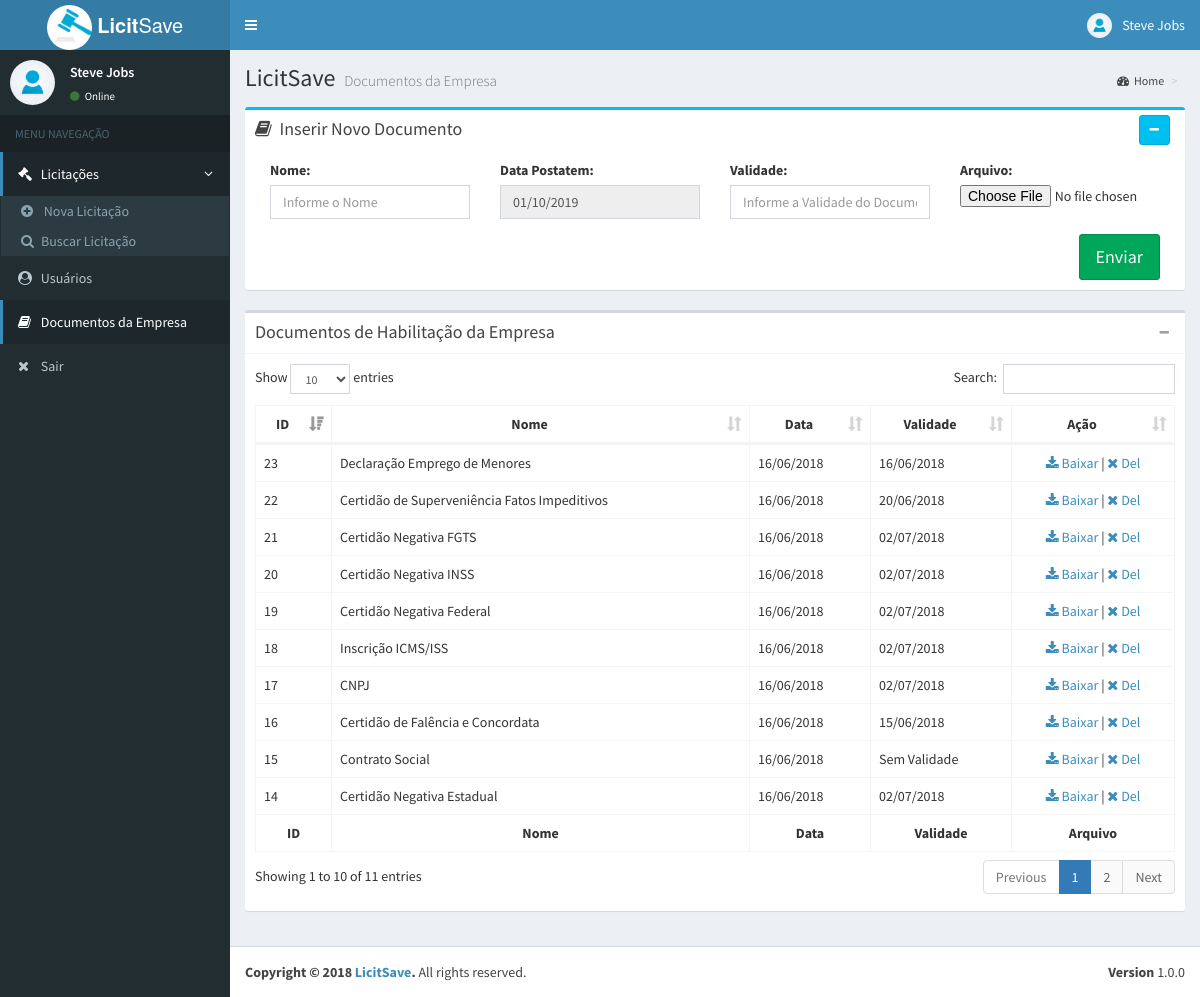
Screenshot of /app/documentos.php (signed in) with the database file from the repository.
### tables this page shows
CREATE TABLE IF NOT EXISTS `docs_empresa` (
  `id` int(255) NOT NULL AUTO_INCREMENT,
  `nome` varchar(255) NOT NULL,
  `data` varchar(255) NOT NULL,
  `validade` varchar(255) NOT NULL,
  `arquivo` varchar(255) NOT NULL,
  PRIMARY KEY (`id`)
);

### app/documentos.php (the view, shortened to what this page needs)
<?php
include_once("../conexao.php");
?>
<!DOCTYPE html>
<html>
<head>
  <link rel="stylesheet" href="bootstrap/css/bootstrap.min.css">
  <link rel="stylesheet" href="https://cdnjs.cloudflare.com/ajax/libs/font-awesome/4.5.0/css/font-awesome.min.css">
  <link rel="stylesheet" href="https://cdnjs.cloudflare.com/ajax/libs/ionicons/2.0.1/css/ionicons.min.css">
  <link rel="stylesheet" href="dist/css/AdminLTE.min.css">
  <link rel="stylesheet" href="dist/css/skins/_all-skins.min.css">
  <link rel="stylesheet" href="plugins/jvectormap/jquery-jvectormap-1.2.2.css">
  <link rel="stylesheet" href="plugins/datepicker/datepicker3.css">
  <link rel="stylesheet" href="plugins/daterangepicker/daterangepicker.css">
  <link rel="stylesheet" href="plugins/bootstrap-wysihtml5/bootstrap3-wysihtml5.min.css">
  <link rel="stylesheet" href="plugins/datatables/dataTables.bootstrap.css">
</head>
<body class="hold-transition skin-blue sidebar-mini">
<div class="wrapper">
  <header class="main-header">
    <a href="index.php" class="logo">
        <img src="../imagens/licitacao2.jpg" width="45" height="45" class="img-circle" alt="User Image"> <b>Licit</b>Save</span>
    </a>
    <nav class="navbar navbar-static-top">
      <a href="index.php" class="sidebar-toggle" data-toggle="offcanvas" role="button">
      </a>
      <div class="navbar-custom-menu">
        <ul class="nav navbar-nav">
          <li class="dropdown user user-menu">
            <a href="#" class="dropdown-toggle" data-toggle="dropdown">
              <img src="../imagens/usuario.jpg" class="user-image" alt="User Image">
              <span class="hidden-xs"><?php echo $_SESSION['usuarioNome']; ?></span>
            </a>
          </li>
        </ul>
      </div>
    </nav>
  </header>
  <aside class="main-sidebar">
    <section class="sidebar">
      <div class="user-panel">
        <div class="pull-left image">
          <img src="../imagens/usuario.jpg" class="img-circle" alt="User Image">
        </div>
        <div class="pull-left info">
          <p><?php echo $_SESSION['usuarioNome']; ?></p>
          <a href="#"><i class="fa fa-circle text-success"></i> Online</a>
        </div>
      </div>
      <ul class="sidebar-menu">
        <li class="header">MENU NAVEGAÇÃO</li>
        <li class="active treeview">
          <a href="#">
            <i class="fa fa-gavel"></i> <span>Licitações</span>
            <span class="pull-right-container">
              <i class="fa fa-angle-left pull-right"></i>
            </span>
          </a>
          <ul class="treeview-menu">
            <li><a href="novalicitacao.php"><i class="fa fa-plus-circle"></i> Nova Licitação</a></li>
            <li><a href="licitacoes.php"><i class="fa fa-search"></i>Buscar Licitação</a></li>
          </ul>
		  <li ><a href="usuarios.php"><i class="fa fa-user-circle"></i> Usuários</a></li>
		  <li class="active"><a href="documentos.php"><i class="fa fa-book"></i> Documentos da Empresa</a></li>
		  <li><a href="../logout.php"><i class="fa fa-times"></i> Sair</a></li>
        </li>
      </ul>
    </section>
  </aside>
  <div class="content-wrapper">
    <section class="content-header">
      <h1>
        LicitSave
        <small>Documentos da Empresa</small>
      </h1>
      <ol class="breadcrumb">
        <li><a href="index"><i class="fa fa-dashboard"></i>Home</a></li>
        <li class="active"></li>
      </ol>
    </section>
    <section class="content">
      <div class="row">
       <div class="col-lg-3 col-xs-6">
        </div>
      </div>
      <div class="row">
		<div class="col-md-12">
		<div class="box box-info">
            <div class="box-header">
              <i class="fa fa-book"></i>
              <h3 class="box-title">Inserir Novo Documento</h3>
              <div class="pull-right box-tools">
				  <button type="button" class="btn btn-info btn-sm" data-widget="collapse" data-toggle="tooltip" title="Collapse" style="margin-right: 5px;">
                  <i class="fa fa-minus"></i></button>
              </div>
            </div>
            <div class="box-body">
		<div class="col-md-12">
                        <form method="POST" enctype="multipart/form-data">
                            <div class="row">
                                <div class="col-md-3">
                                    <div class="form-group">
                                        <label>Nome:</label>
                                        <input type="text" class="form-control" id="nomeDoc" name="nomeDoc" placeholder="Informe o Nome" required="">
                                    </div>
                                </div>
								<div class="col-md-3">
                                    <div class="form-group">
                                        <label>Data Postatem:</label>
                                        <input readonly type="text" class="form-control" id="postagemDoc" name="postagemDoc" required="" value="<?php echo date("d/m/Y"); ?> ">
                                    </div>
                                </div>
                                <div class="col-md-3">
                                    <div class="form-group">
                                        <label>Validade:</label>
                                        <input type="text" class="form-control" id="validadeDoc" name="validadeDoc" placeholder="Informe a Validade do Documento" required="">
                                    </div>
                                </div>
                                <div class="col-md-3">
                                    <div class="form-group">
                                        <label>Arquivo:</label>
										<input type="file" name="fileUploadDocEmpresa">
                                    </div>
                                </div>
                            </div>
							<input class="btn btn-success btn-lg pull-right " type="submit" value="Enviar" />
                    </form>
					</div>
					</div>
					</div>
					</div>
      </div>
	  <div class="row">
        <div class="col-md-12">
          <div class="box">
            <div class="box-header with-border">
              <h3 class="box-title">Documentos de Habilitação da Empresa</h3>
              <div class="box-tools pull-right">
                <button type="button" class="btn btn-box-tool" data-widget="collapse"><i class="fa fa-minus"></i>
                </button>
              </div>
            </div>
            <div class="box-body">
              <table id="example1" class="table table-bordered table-hover">
                <thead>
                <tr>
                  <th style="text-align: center;">ID</th>
				  <th style="text-align: center;">Nome</th>
                  <th style="text-align: center;">Data</th>
                  <th style="text-align: center;">Validade</th>
                  <th style="text-align: center;">Ação</th>
                </tr>
                </thead>
                <tbody>
				<?php
					$result_usuario = "SELECT * FROM docs_empresa";
					$resultado_usuario = mysqli_query($conn, $result_usuario);
					while($resultado = mysqli_fetch_assoc($resultado_usuario)){
						$id = $resultado['id'];
						$nome = $resultado['nome'];
						$data = $resultado['data'];
						$validade = $resultado['validade'];
						$arquivo = $resultado['arquivo'];
				?>
				<tr>
                  <td><?php echo $id; ?></td>
                  <td><?php echo $nome; ?></td>
                  <td><?php echo $data; ?></td>
                  <td><?php echo $validade; ?></td>
				  <td style="text-align: center;"><a href="uploads/<?php echo $arquivo; ?>" target="_blank"><i class="fa fa-download"></i> Baixar</a> | <a href="delDoc.php?id=<?php echo $id; ?>" id="Test"><i class="fa fa-close"></i> Del</a></td>
                </tr>
				<?php } ?>
                </tbody>
                <tfoot>
                <tr>
                  <th style="text-align: center;">ID</th>
				  <th style="text-align: center;">Nome</th>
                  <th style="text-align: center;">Data</th>
                  <th style="text-align: center;">Validade</th>
                  <th style="text-align: center;">Arquivo</th>
                </tr>
                </tfoot>
              </table>
            </div>
          </div>
        </div>
      </div>
    </section>
  </div>
  <footer class="main-footer">
    <div class="pull-right hidden-xs">
      <b>Version</b> 1.0.0
    </div>
    <strong>Copyright &copy; 2018 <a href="#">LicitSave</a>.</strong> All rights
    reserved.
  </footer>
</div>
</body>
</html>

### rows the page displays
docs_empresa: id "16", nome "Certidão de Falência e Concordata", data "16/06/2018", validade "15/06/2018"
docs_empresa: id "15", nome "Contrato Social", data "16/06/2018", validade "Sem Validade"
docs_empresa: id "14", nome "Certidão Negativa Estadual", data "16/06/2018", validade "02/07/2018"
docs_empresa: id "17", nome "CNPJ", data "16/06/2018", validade "02/07/2018"
docs_empresa: id "18", nome "Inscrição ICMS/ISS", data "16/06/2018", validade "02/07/2018"
docs_empresa: id "19", nome "Certidão Negativa Federal", data "16/06/2018", validade "02/07/2018"
docs_empresa: id "20", nome "Certidão Negativa INSS", data "16/06/2018", validade "02/07/2018"
docs_empresa: id "21", nome "Certidão Negativa FGTS", data "16/06/2018", validade "02/07/2018"
docs_empresa: id "22", nome "Certidão de Superveniência Fatos Impeditivos", data "16/06/2018", validade "20/06/2018"
docs_empresa: id "23", nome "Declaração Emprego de Menores", data "16/06/2018", validade "16/06/2018"

### other values shown
$_SESSION['usuarioNome'] "Steve Jobs"
